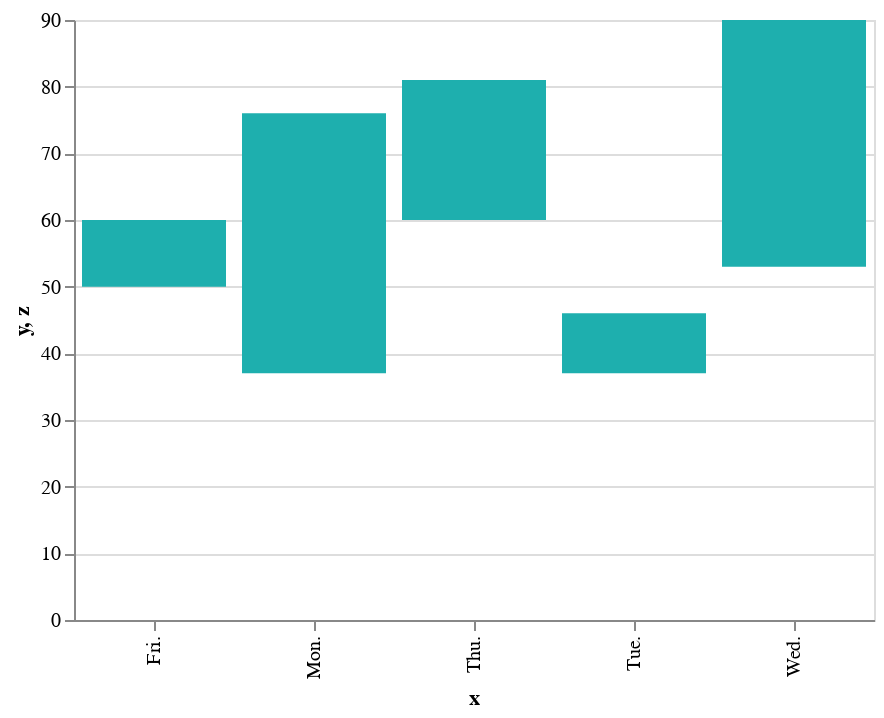

Here is the notebook cell this chart was saved with:
### Code cell
bar=alt.Chart(df,width=400,height=300).mark_bar().encode(
    x='x',
    y='y',
    y2='z'
)
bar

### Figure 1 — Vega-Lite specification as saved in the notebook (floating-point values rounded to 4 significant figures)
{"config": {"view": {"height": 300, "width": 400}, "mark": {"color": "#1eafae"}}, "data": {"name": "data-8d5d1ee392d8e452bad0eca3307d86e5"}, "mark": "bar", "encoding": {"x": {"type": "nominal", "field": "x"}, "y": {"type": "quantitative", "field": "y"}, "y2": {"field": "z"}}, "height": 300, "width": 400, "$schema": "https://vega.github.io/schema/vega-lite/v4.0.2.json", "datasets": {"data-8d5d1ee392d8e452bad0eca3307d86e5": [{"x": "Mon.", "y": 76, "z": 37, "h": 3, "k": "a"}, {"x": "Tue.", "y": 37, "z": 46, "h": 1, "k": "a"}, {"x": "Wed.", "y": 90, "z": 53, "h": 5, "k": "c"}, {"x": "Thu.", "y": 60, "z": 81, "h": 4, "k": "d"}, {"x": "Fri.", "y": 50, "z": 60, "h": 2, "k": "c"}]}}
